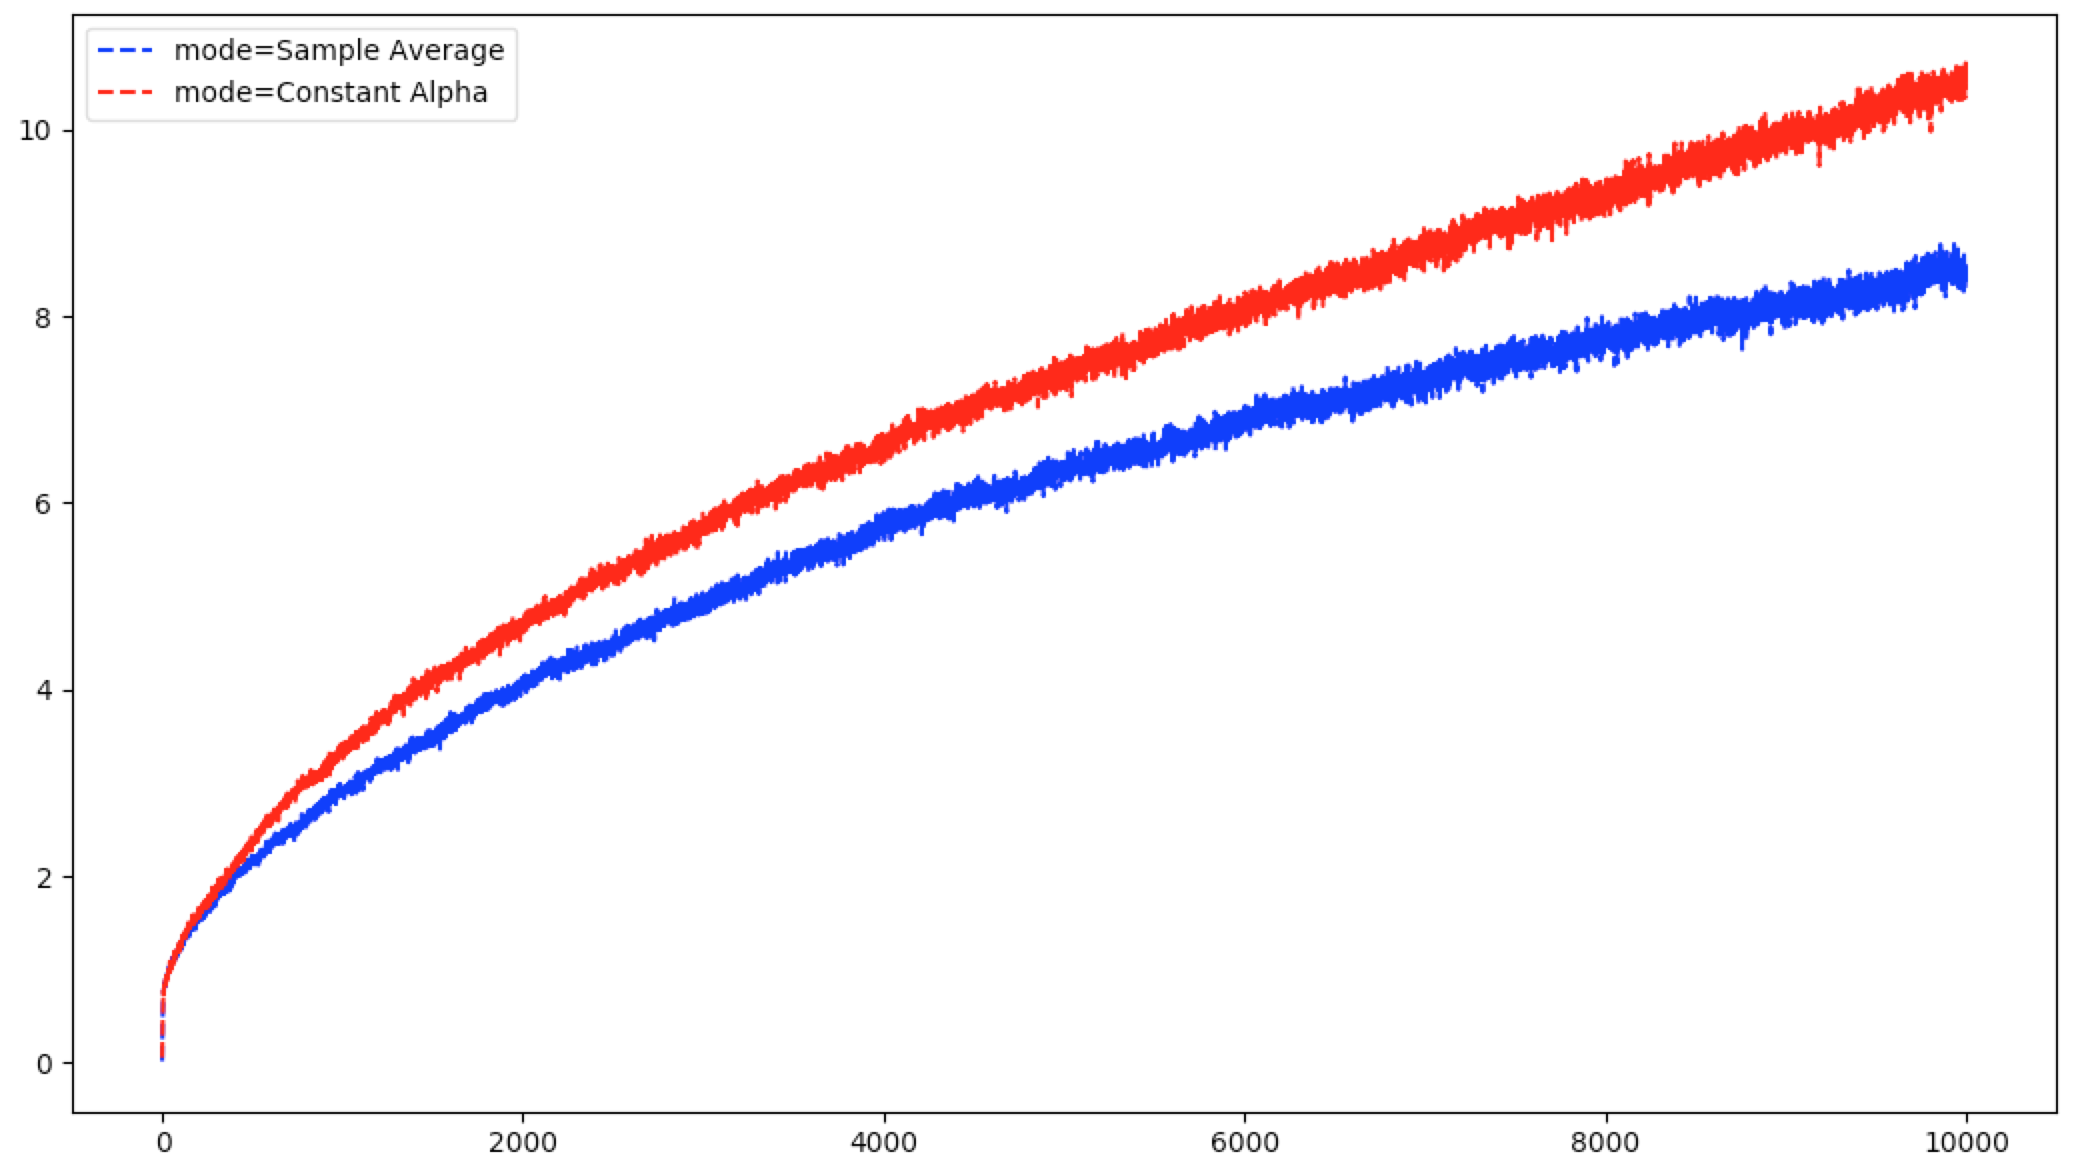

Write the Python code that produced this figure.
from enum import Enum
import numpy as np
from matplotlib import pyplot as plt

class Mode(Enum):
    SAMPLE_AVERAGE = "Sample Average"
    CONSTANT = "Constant Alpha"

class Bandit:
    __INCREMENT = 1

    def __init__(self, num_arms, true_rewards, epsilon, mode):
        self.num_arms = num_arms
        self.reward_estimates = np.zeros(num_arms)
        self.pulled_arms_tally = np.zeros(num_arms, dtype=int)
        self.epsilon = epsilon
        self.true_rewards = true_rewards
        self.last_arm_pulled = None
        self.mode = mode

    def pull(self):
        self.__pull_arm()
        # Rewards are non-stationary.
        self.__randomly_increment_rewards()
        return self.__reward()

    def update_mean(self, reward):
        self.__increment_arm_tally()
        self.__update_reward_estimates(reward)

    def __pull_arm(self):
        if self.__should_exploit():
            self.last_arm_pulled = self.__random_best_arm()
        else:
            self.last_arm_pulled = self.__random_arm()

    def __should_exploit(self):
        return np.random.random() > self.epsilon

    def __random_best_arm(self):
        estimates = self.reward_estimates
        # np.where returns an array of row idxs and an array of col idxs but
        # since columns are of length 1, the latter is an empty array.
        # Regardless, the first value in the array needs to be specifically
        # retrieved.
        # REF: https://stackoverflow.com/q/34667282/567863
        best_arms = np.where(estimates == estimates.max())[0]
        return np.random.choice(best_arms)

    def __random_arm(self):
        return np.random.choice(self.num_arms)

    def __randomly_increment_rewards(self):
        self.true_rewards = (
            [self.__randomly_increment(reward) for reward in self.true_rewards]
        )

    @staticmethod
    def __randomly_increment(value):
        return value + 0.1 * np.random.randn()

    def __reward(self):
        # Normally distributed random reward centered around the true reward
        # for the last pulled arm
        return np.random.randn() + self.true_rewards[self.last_arm_pulled]

    def __increment_arm_tally(self):
        self.pulled_arms_tally[self.last_arm_pulled] += self.__INCREMENT

    def __update_reward_estimates(self, reward):
        if self.mode is Mode.SAMPLE_AVERAGE:
            self.__sample_average_update(reward)
        else:
            # Weights most recent rewards more heavily than long past rewards.
            self.__constant_update(reward)

    # Q(A) <- Q(A) + 1/N(A)[R-Q(A)]
    def __sample_average_update(self, reward):
        self.reward_estimates[self.last_arm_pulled] = (
            self.__old_estimate()
            + self.__sample_average_alpha()
            * self.__error(reward)
        )

    # Q(A)
    def __old_estimate(self):
        return self.reward_estimates[self.last_arm_pulled]

    # 1/N(A)
    def __sample_average_alpha(self):
        # alpha decreases over time as more actions performed to help converge
        # on the expected reward more efficiently.
        return 1.0 / self.pulled_arms_tally[self.last_arm_pulled]

    # R-Q(A) Error in the estimate
    def __error(self, convergence_target):
        return convergence_target - self.__old_estimate()

    # Q(A) <- Q(A) + 0.1*[R-Q(A)]
    def __constant_update(self, reward):
        self.reward_estimates[self.last_arm_pulled] = (
            self.__old_estimate()
            + self.__constant_alpha()
            * self.__error(reward)
        )

    @staticmethod
    def __constant_alpha():
        return 0.1

def simulate(num_simulations, num_arms, epsilon, num_pulls, mode):
    reward_history = np.zeros(num_pulls)
    print(f"Beginning {num_simulations} simulations with:")
    print(f"Bandit <num_arms: {num_arms}, epsilon: {epsilon}, ", end="")
    print(f"num_pulls {num_pulls}, mode: {mode.value}>")
    print(f"Number of simulations completed:")
    for simulation_num in range(num_simulations):
        rewards = np.random.randn(num_arms)
        bandit = Bandit(num_arms, rewards, epsilon, mode)
        if __should_report_simulation_number(simulation_num):
            print(simulation_num, end="...", flush=True)
        for arm_pull in range(num_pulls):
            reward = bandit.pull()
            bandit.update_mean(reward)
            reward_history[arm_pull] += reward
    print(f"{num_simulations}.")
    # Average
    return reward_history / __NUM_SIMULATIONS

def __should_report_simulation_number(simulation):
    return simulation % __SIMULATION_STATUS_INTERVAL == 0


if __name__ == "__main__":
    __NUM_SIMULATIONS = 2000
    __NUM_ARMS = 5
    __NUM_PULLS = 10000
    __SIMULATION_STATUS_INTERVAL = 100
    __EPSILON = 0.1
    __RUN1 = simulate(
        __NUM_SIMULATIONS,
        __NUM_ARMS,
        epsilon=__EPSILON,
        num_pulls=__NUM_PULLS,
        mode=Mode.SAMPLE_AVERAGE
    )
    __RUN2 = simulate(
        __NUM_SIMULATIONS,
        __NUM_ARMS,
        epsilon=__EPSILON,
        num_pulls=__NUM_PULLS,
        mode=Mode.CONSTANT
    )
    plt.plot(__RUN1, "b--", __RUN2, "r--")
    plt.legend([
        f"mode={Mode.SAMPLE_AVERAGE.value}",
        f"mode={Mode.CONSTANT.value}",
    ])
    print("Simulations complete.")
    print("----------")
    print("A python matplotlib window has opened.")
    print("Switch over to it, and quit there to terminate this script.")
    plt.show()
